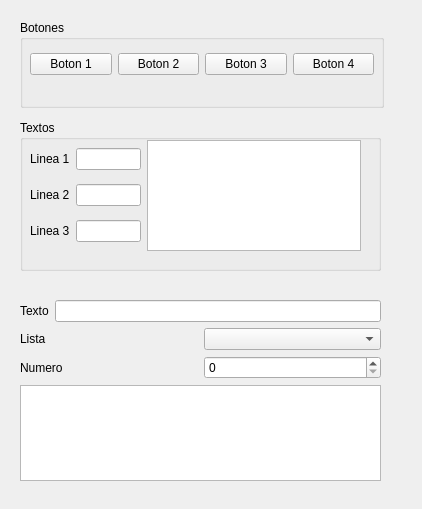
<?xml version="1.0" encoding="UTF-8"?>
<ui version="4.0">
 <class>MainWindow</class>
 <widget class="QMainWindow" name="MainWindow">
  <property name="geometry">
   <rect>
    <x>0</x>
    <y>0</y>
    <width>422</width>
    <height>509</height>
   </rect>
  </property>
  <property name="windowTitle">
   <string>MainWindow</string>
  </property>
  <widget class="QWidget" name="centralwidget">
   <widget class="QGroupBox" name="groupBox">
    <property name="geometry">
     <rect>
      <x>20</x>
      <y>20</y>
      <width>364</width>
      <height>88</height>
     </rect>
    </property>
    <property name="title">
     <string>Botones</string>
    </property>
    <widget class="QWidget" name="">
     <property name="geometry">
      <rect>
       <x>10</x>
       <y>30</y>
       <width>344</width>
       <height>28</height>
      </rect>
     </property>
     <layout class="QHBoxLayout" name="horizontalLayout">
      <item>
       <widget class="QPushButton" name="pushButton">
        <property name="text">
         <string>Boton 1</string>
        </property>
       </widget>
      </item>
      <item>
       <widget class="QPushButton" name="pushButton_2">
        <property name="text">
         <string>Boton 2</string>
        </property>
       </widget>
      </item>
      <item>
       <widget class="QPushButton" name="pushButton_3">
        <property name="text">
         <string>Boton 3</string>
        </property>
       </widget>
      </item>
      <item>
       <widget class="QPushButton" name="pushButton_4">
        <property name="text">
         <string>Boton 4</string>
        </property>
       </widget>
      </item>
     </layout>
    </widget>
   </widget>
   <widget class="QGroupBox" name="groupBox_2">
    <property name="geometry">
     <rect>
      <x>20</x>
      <y>120</y>
      <width>361</width>
      <height>151</height>
     </rect>
    </property>
    <property name="title">
     <string>Textos</string>
    </property>
    <widget class="QWidget" name="">
     <property name="geometry">
      <rect>
       <x>10</x>
       <y>20</y>
       <width>331</width>
       <height>111</height>
      </rect>
     </property>
     <layout class="QGridLayout" name="gridLayout">
      <item row="0" column="0">
       <layout class="QVBoxLayout" name="verticalLayout">
        <item>
         <layout class="QHBoxLayout" name="horizontalLayout_2">
          <item>
           <widget class="QLabel" name="label">
            <property name="text">
             <string>Linea 1</string>
            </property>
           </widget>
          </item>
          <item>
           <widget class="QLineEdit" name="lineEdit"/>
          </item>
         </layout>
        </item>
        <item>
         <layout class="QHBoxLayout" name="horizontalLayout_3">
          <item>
           <widget class="QLabel" name="label_2">
            <property name="text">
             <string>Linea 2</string>
            </property>
           </widget>
          </item>
          <item>
           <widget class="QLineEdit" name="lineEdit_2"/>
          </item>
         </layout>
        </item>
        <item>
         <layout class="QHBoxLayout" name="horizontalLayout_4">
          <item>
           <widget class="QLabel" name="label_3">
            <property name="text">
             <string>Linea 3</string>
            </property>
           </widget>
          </item>
          <item>
           <widget class="QLineEdit" name="lineEdit_3"/>
          </item>
         </layout>
        </item>
       </layout>
      </item>
      <item row="0" column="1">
       <widget class="QTextEdit" name="textEdit"/>
      </item>
     </layout>
    </widget>
   </widget>
   <widget class="QWidget" name="">
    <property name="geometry">
     <rect>
      <x>20</x>
      <y>300</y>
      <width>361</width>
      <height>181</height>
     </rect>
    </property>
    <layout class="QVBoxLayout" name="verticalLayout_2">
     <item>
      <layout class="QHBoxLayout" name="horizontalLayout_5">
       <item>
        <widget class="QLabel" name="label_4">
         <property name="text">
          <string>Texto</string>
         </property>
        </widget>
       </item>
       <item>
        <widget class="QLineEdit" name="lineEdit_4"/>
       </item>
      </layout>
     </item>
     <item>
      <layout class="QHBoxLayout" name="horizontalLayout_6">
       <item>
        <widget class="QLabel" name="label_5">
         <property name="text">
          <string>Lista</string>
         </property>
        </widget>
       </item>
       <item>
        <widget class="QComboBox" name="comboBox"/>
       </item>
      </layout>
     </item>
     <item>
      <layout class="QHBoxLayout" name="horizontalLayout_7">
       <item>
        <widget class="QLabel" name="label_6">
         <property name="text">
          <string>Numero</string>
         </property>
        </widget>
       </item>
       <item>
        <widget class="QSpinBox" name="spinBox"/>
       </item>
      </layout>
     </item>
     <item>
      <widget class="QTextEdit" name="textEdit_2"/>
     </item>
    </layout>
   </widget>
  </widget>
 </widget>
 <resources/>
 <connections/>
</ui>
